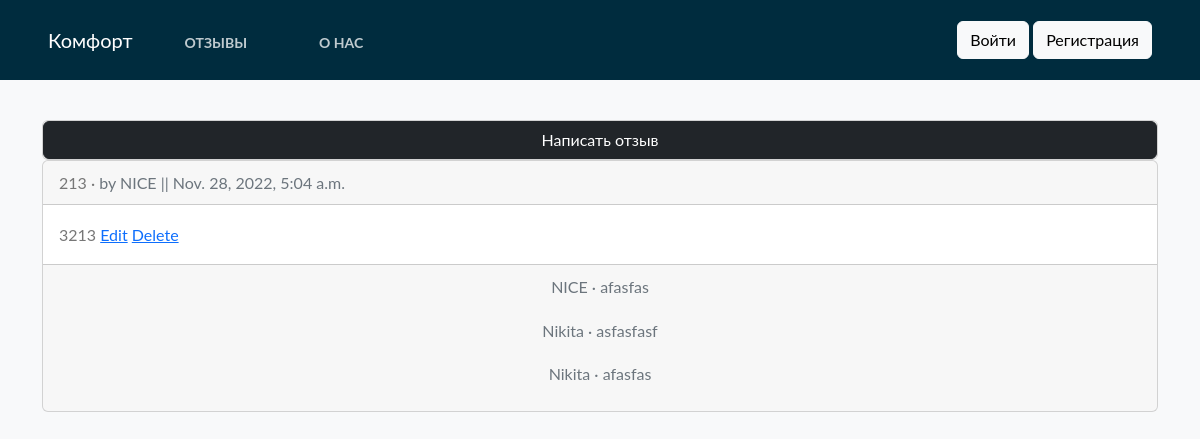
The page /articles/ on the database as committed earlier.
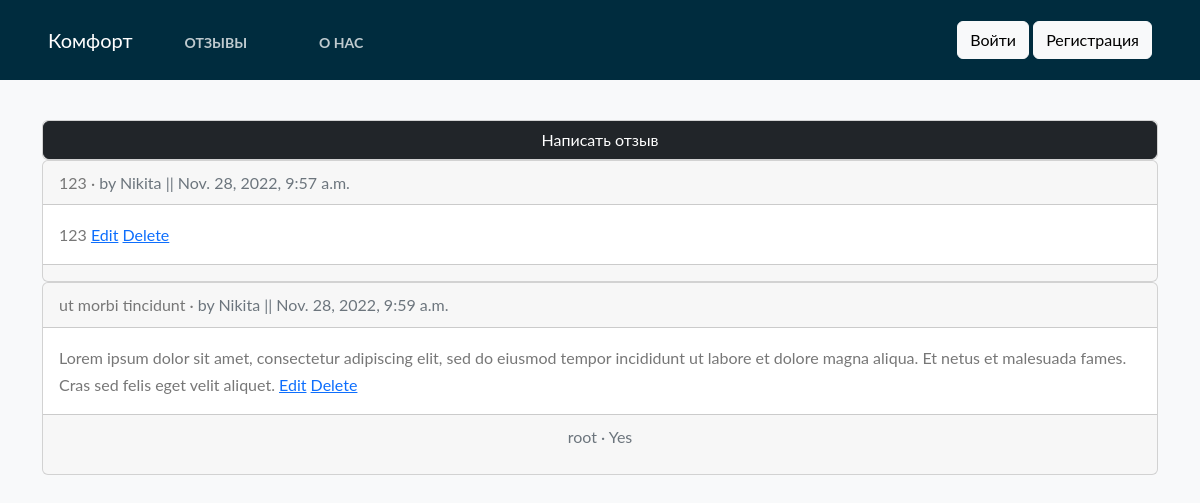
The same page on the database as committed later.
### articles/models.py (models this page shows, shortened)
class Article(models.Model):
    title = models.CharField(max_length=255)
    body = models.TextField()
    date = models.DateTimeField(auto_now_add=True)
    author = models.ForeignKey(settings.AUTH_USER_MODEL, on_delete=models.CASCADE,)

class Comment(models.Model):
    article = models.ForeignKey(Article, on_delete=models.CASCADE, related_name='comments')
    comment = models.CharField(max_length=140)
    author = models.ForeignKey(
        settings.AUTH_USER_MODEL,
        on_delete=models.CASCADE,
    )
    def __str__(self):
        return self.comment

### articles/views.py (the view)
# urls.py: path('', views.ArticleListView.as_view(), name='article_list'),
class ArticleListView(ListView):
    model = models.Article
    template_name = 'article_list.html'

### templates/article_list.html (shortened to what this page needs)
{% extends "base.html" %}
{%  block start %}
<div class="container">
    <div class="card">
        <a class="btn btn-dark" href="{% url 'article_new'  %}">Написать отзыв</a>
    </div>
</div>
{% for article in object_list %}
<div class="container">
<div class="card">
    <div class="card-header">
        <span class="font-weidht-bold">{{ article.title }}</span> &middot;
        <span class="text-muted">by {{ article.author }} || {{ article.date }}</span>
    </div>
    <div class="card-body">
        {{ article.body }}
        <a href="{% url 'article_edit' article.pk %}">Edit</a>
        <a href="{% url 'article_delete' article.pk %}">Delete</a>
    </div>
    <div class="card-footer text-center text-muted">
        {% for comment in article.comments.all %}
            <p>
                <span class="font=weight-bold">{{ comment.author }} &middot</span>
                {{ comment }}
            </p>
        {% endfor %}
    </div>
</div>
</div>
{% endfor %}
{% endblock %}

### templates/base.html (shortened to what this page needs)
<!doctype html>
<html lang="en">
  <head>
    <link href="https://cdn.jsdelivr.net/npm/bootstrap@5.2.0-beta1/dist/css/bootstrap.min.css" rel="stylesheet">
</head>
  <body class="bg-light">
<nav class="navbar navbar-expend-md fixed-top px-5" style="background:#002c3e; height: 80px;">
    <div class="nav">
    <a class="navbar-brand" href="/" style="color:white;">Комфорт</a>
     <ul class="nav">
      <li class="nav-item">
        <a class="nav-link nav-link-ltr" style="color:white;margin-top:5px;" href="{% url 'article_list' %}">Отзывы</a>
      </li>
      <li class="nav-item">
        <a class="nav-link nav-link-ltr" style="color:white; margin-top:5px;" href="{% url 'aboutpage' %}">О нас</a>
        </li>
    </ul>
        </div>
        <div class="navbar" id="navbarCollapse">
            {% if user.is_authenticated %}
                <ul class="navbar-nav ml-auto">
                    <li class="nav-item">
                        <div class="btn-group">
                         <a class="nav-link dropdown-toggle" href="#" id="userMenu" data-toggle="dropdown" style="color: white;" aria-haspopup="true" aria-expanded="false">
                            {{ user.username }}
                        </a>
                        <div class="dropdown-menu" aria-labelledby="userMenu" style="margin-left:10px; height:50px">
                            <a class="dropdown-item" style="text-align:center; padding: 0 0 0 0;" href="{% url 'logout' %}">Выйти</a>
                        </div>
                        </div>
                    </li>
                </ul>
            {% else %}
                <form class="form-inline ml-auto">
                    <a href="{% url 'login_page' %}" class="btn btn-light">Войти</a>
                    <a href="{% url 'register_page' %}" class="btn btn-light">Регистрация</a>
                </form>
            {% endif %}
        </div>
</nav>
      {% block start %}
      {% endblock %}
  </body>
</html>

### templates/base.html (style rules this page uses)
body { font-family: "Lato", Arial, sans-serif; font-weight: 400; font-size: 16px; line-height: 1.7; background: #fff; color: #777; height: 100%; overflow: auto; }
.nav-link-ltr { font-weight: bold; font-size: 14px; text-transform: uppercase; text-decoration: none; margin: 0px 20px; display: inline-block; position: relative; opacity: 0.75; }
.nav-link::before { transition: 300ms; height: 10px; content: ""; position: absolute; background-color: white; }
.nav-link-ltr::before { width: 0%; bottom: -4px; }

Rows that differ between the two databases and show on the page:
removed Article: title "213", author "NICE", date "Nov. 28, 2022, 5:04 a.m.", body "3213"
removed Comment: author "NICE", comment "afasfas", shown under "213"
removed Comment: author "Nikita", comment "asfasfasf", shown under "213"
removed Comment: author "Nikita", comment "afasfas", shown under "213"
added Article: title "123", author "Nikita", date "Nov. 28, 2022, 9:57 a.m.", body "123"
added Article: title "ut morbi tincidunt", author "Nikita", date "Nov. 28, 2022, 9:59 a.m.", body "Lorem ipsum dolor sit amet, consectetur adipiscing elit, sed do eiusmod tempor incididunt ut labore et dolore magna aliqua. Et netus et malesuada fames. Cras sed felis eget velit aliquet."
added Comment: author "root", comment "Yes", shown under "ut morbi tincidunt"
